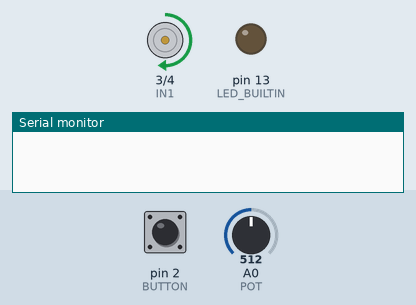
Simulated run of this sketch. Board: Arduino Uno, built with avr-gcc and run on an emulated ATmega328P. Shown: motor-driver pin pairs drawn as motors (green arrow = first pin HIGH = forward, orange = second pin HIGH = backward, longer = more drive, scaled by the enable pin), output pins drawn as LEDs (lit = HIGH), the last lines printed to the serial monitor. The test bench sets the inputs (shaded band); at power-on: pin 2 (BUTTON) HIGH, A0 (POT) = 512.

Above: at 1.2 s.
1.3 s: pin 2 (BUTTON) pulled LOW for 0.15 s
At 2.0 s:
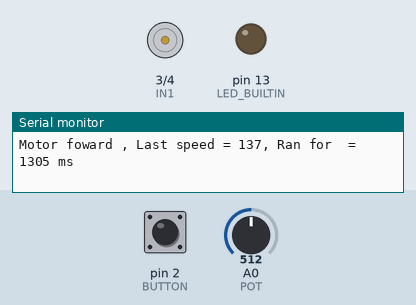
2.9 s: pin 2 (BUTTON) pulled LOW for 1 s
At 4.3 s:
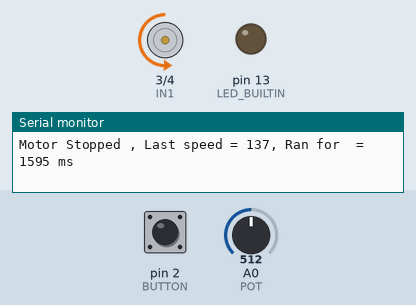
5.4 s: A0 (POT) set to 306
At 5.7 s:
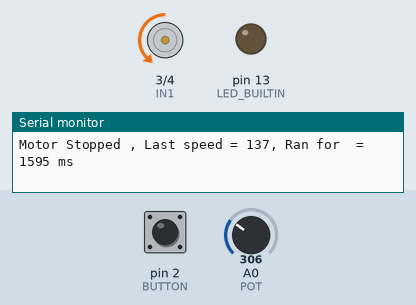
6.9 s: pin 2 (BUTTON) pulled LOW for 0.15 s
At 7.7 s:
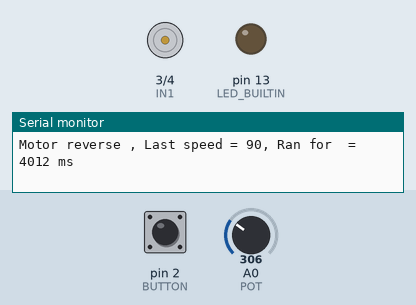
8.5 s: pin 2 (BUTTON) pulled LOW for 3.2 s
At 9.7 s:
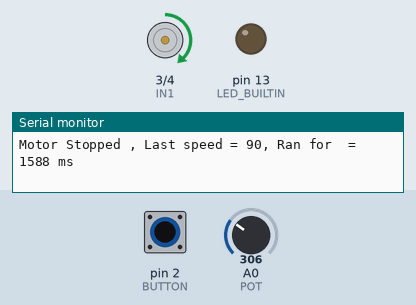
13.2 s: A0 (POT) set to 122
At 14.0 s:
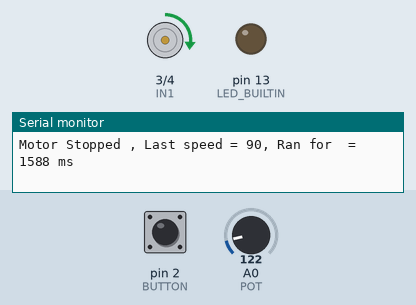
Timing chart, 0 to 15.7 s (numbered marks = the images above; inputs shaded):
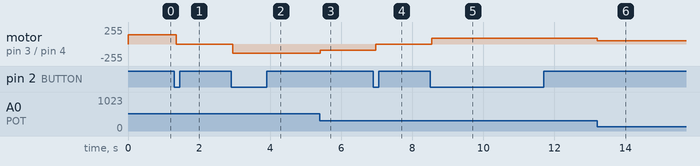

The sketch:

DC_Motor_POT_BUTTON.ino
```cpp
/*
   MECH 2110 - Lab 2
   DC motor
*/
#define IN1 3
#define IN2 4
#define ENA 9
#define POT A0
#define BUTTON 2

void setup() {  // put your setup code here, to run once:
  pinMode(LED_BUILTIN, OUTPUT);
  pinMode(IN1, OUTPUT);
  pinMode(IN2, OUTPUT);
  pinMode(ENA, OUTPUT);
  pinMode(POT, INPUT);
  pinMode(BUTTON, INPUT_PULLUP);
  Serial.begin(9600);
}
bool button_released = true;
int case_var = 1;  // var is the variable used for the switch case
String case_description = "Motor foward";
unsigned long last_time_pressed = millis();  // this variable stores the millis when a button is pressed and is used to calculate how long the motor has been spinning for
unsigned long time_since_last_pressed = 0;   // this variable is used to store how long the motor has been spinning for after a button press
int value = 0;                               // value is the varable for the ouput of the map function
int motor_power = 0;                         //This variable will be sent to the serial monitor do that you can see what value is being sent to the ENA pin of the motor driver

// The variables bellow will be used to for the map function which re-maps a number from one range to another
int fromLow = 0;      //This should be the lowest value that you expect to see from the potentiometer
int fromHigh = 1024;  //This should be the Highest value that you expect to see from the potentiometer
int toLow = 20;       //This should be the lowest Value where the motor just start to spin you may have to adjust this value after intal testing
int toHigh = 255;     //This should be the highest value that you can send to the motor controller

void loop() {  //Put your main code here, to run repeatedly:
  switch (case_var) {
    case 1:  // when var == 1 do this
      case_description = "Motor foward ";
      goForwards();
      value = analogRead(POT);                                     // reads the value from the pot and saves to a variable for re-mapping
      motor_power = map(value, fromLow, fromHigh, toLow, toHigh);  // maps values from one range to another
      //Serial.println(motor_power);
      analogWrite(ENA, motor_power);
      break;

    case 2:  // when var == 2 do this
      case_description = "Motor Stopped ";
      breakStop();
      break;

    case 3:  // when var == 3 do this
      case_description = "Motor reverse ";
      goBackwards();
      value = analogRead(POT);                                     // reads the value from the pot and saves to a variable for re-mapping
      motor_power = map(value, fromLow, fromHigh, toLow, toHigh);  // maps values from one range to another
      //Serial.println(motor_power);
      analogWrite(ENA, motor_power);
      break;

    case 4:  // when var == 3 do this
      case_description = "Motor Stopped ";
      breakStop();
      break;

    default:
      // it should not be in this state so we will flash the LED pin as a way of error checking
      digitalWrite(LED_BUILTIN, HIGH);  // turn the LED on (HIGH is the voltage level)
      delay(500);                       // wait for half a second
      digitalWrite(LED_BUILTIN, LOW);   // turn the LED off by making the voltage LOW
      delay(500);                       // wait for half a second
      break;
  }
  if (!digitalRead(BUTTON) && button_released) {  // (! means not) (&& means and).
    //Entered if stament if button has been pressed and button has been released then since last pressed
    time_since_last_pressed = (millis() - last_time_pressed);
    last_time_pressed = millis();
    Serial.println(String(case_description + ", Last speed = " + String(motor_power) + ", Ran for  = " + time_since_last_pressed + " ms"));
    button_released = false;
    if (case_var < 4) {
      case_var++;  // Adds 1 to case_var
    } else {
      case_var = 1;  // resets the case_var to the 1 and the procces repeats again
    }
    delay(50);  // allows time for button to debouce.
  }

  if (digitalRead(BUTTON)) {  // This is requied so that when the button is pressed it does not continually read as being pressed
    button_released = true;
    delay(50);  // allows time for button to debouce.
  }
}

void goForwards() {  // void is used to define a function that does not return anything
  digitalWrite(IN1, HIGH);
  digitalWrite(IN2, LOW);
}

void goBackwards() {
  digitalWrite(IN1, LOW);
  digitalWrite(IN2, HIGH);
}

void coastStop() {
  digitalWrite(IN1, HIGH);
  digitalWrite(IN2, HIGH);
}

void breakStop() {
  digitalWrite(IN1, LOW);
  digitalWrite(IN2, LOW);
}
```

Measured:
- after the input at 1.3 s, motor on pin 3 (IN1) / pin 4 (IN2): forward 137/255 → stopped after 0.06 s
- after the input at 2.9 s, motor on pin 3 (IN1) / pin 4 (IN2): stopped → backward 137/255 after 0.05 s
- after the input at 5.4 s, motor on pin 3 (IN1) / pin 4 (IN2): backward 137/255 → backward 90/255 at once
- after the input at 6.9 s, motor on pin 3 (IN1) / pin 4 (IN2): backward 90/255 → stopped after 0.06 s
- after the input at 8.5 s, motor on pin 3 (IN1) / pin 4 (IN2): stopped → forward 90/255 after 0.05 s
- after the input at 13.2 s, motor on pin 3 (IN1) / pin 4 (IN2): forward 90/255 → forward 47/255 at once
